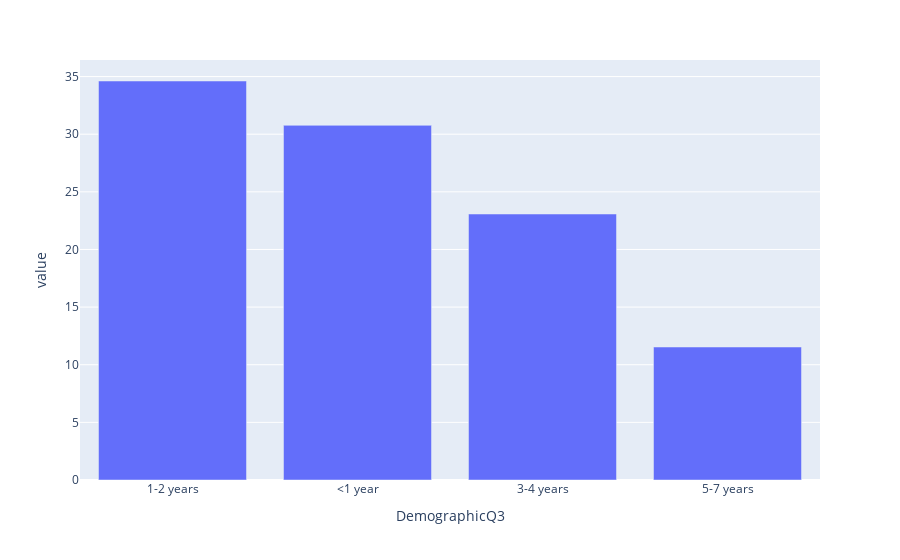

Notebook source saved alongside this figure:
### Code cell
print('Sample size = ' + str(df.groupby('DemographicQ3').size().sum()))
fig = px.bar(((df.groupby('DemographicQ3').size() / df.groupby('DemographicQ3').size().sum()) * 100).sort_values(ascending=False))
fig.update_layout(showlegend=False)

### Figure 1 — Plotly figure (JSON) as saved in the notebook; plotly's stock layout.template omitted (floating-point values rounded to 4 significant figures)
{"data": [{"alignmentgroup": "True", "hovertemplate": "variable=0<br>DemographicQ3=%{x}<br>value=%{y}<extra></extra>", "legendgroup": "0", "marker": {"color": "#636efa", "pattern": {"shape": ""}}, "name": "0", "offsetgroup": "0", "orientation": "v", "showlegend": true, "textposition": "auto", "type": "bar", "x": ["1-2 years", "<1 year", "3-4 years", "5-7 years"], "xaxis": "x", "y": [34.62, 30.77, 23.08, 11.54], "yaxis": "y"}], "layout": {"barmode": "relative", "legend": {"title": {"text": "variable"}, "tracegroupgap": 0}, "margin": {"t": 60}, "showlegend": false, "xaxis": {"anchor": "y", "domain": [0, 1], "title": {"text": "DemographicQ3"}}, "yaxis": {"anchor": "x", "domain": [0, 1], "title": {"text": "value"}}}}
